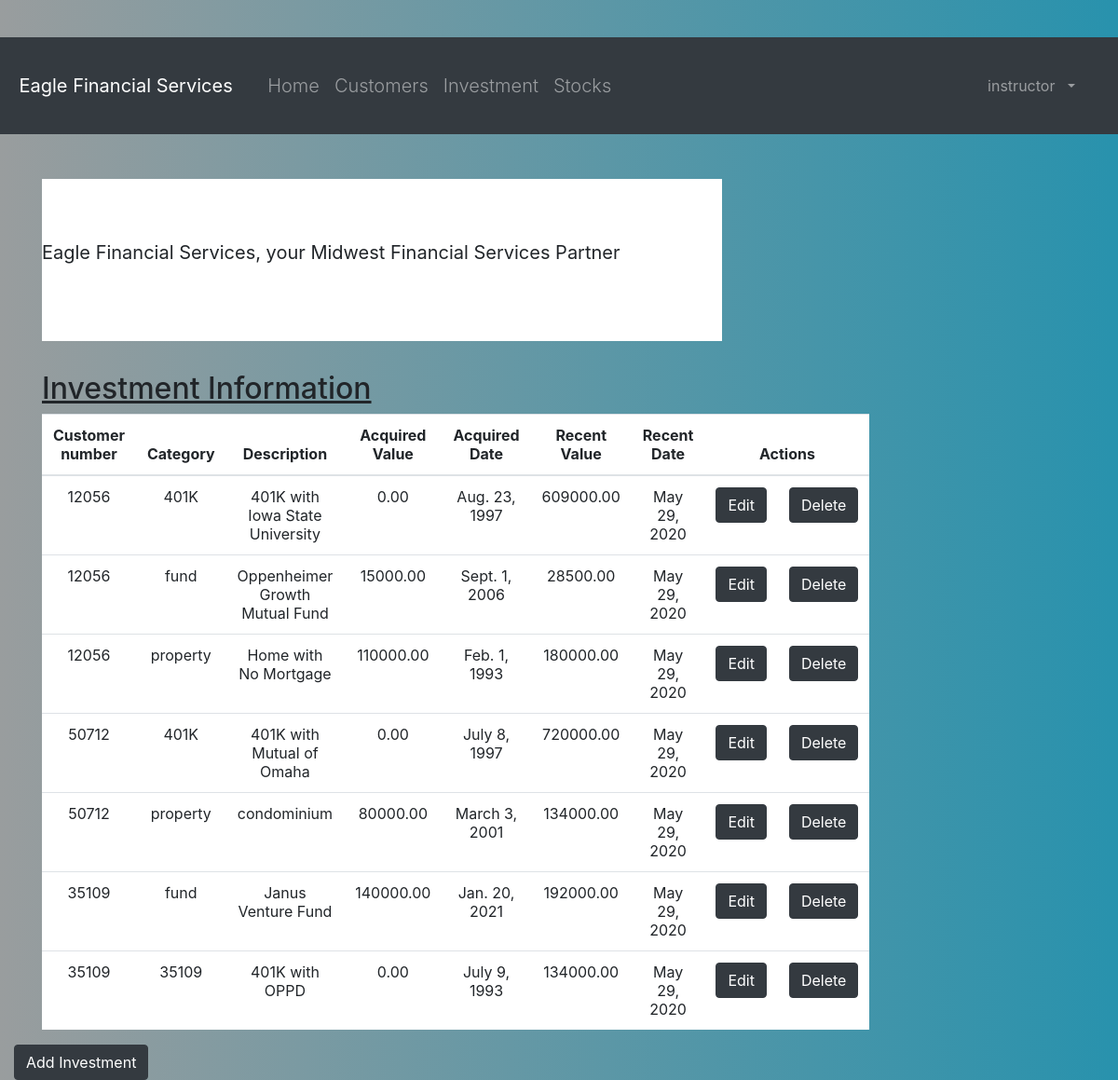
Page /investment_list (signed in) on the committed database.
### portfolio/models.py (models this page shows, shortened)
class Investment(models.Model):
    customer = models.ForeignKey(Customer, on_delete=models.CASCADE, related_name='investments')
    category = models.CharField(max_length=50)
    description = models.CharField(max_length=200)
    acquired_value = models.DecimalField(max_digits=10, decimal_places=2)
    acquired_date = models.DateField(default=timezone.now)
    recent_value = models.DecimalField(max_digits=10, decimal_places=2)
    recent_date = models.DateField(default=timezone.now, blank=True, null=True)

class Customer(models.Model):
    name = models.CharField(max_length=50)
    address = models.CharField(max_length=200)
    cust_number = models.IntegerField(blank=False, null=False)
    city = models.CharField(max_length=50)
    state = models.CharField(max_length=50)
    zipcode = models.CharField(max_length=10)
    email = models.EmailField(max_length=200)
    cell_phone = models.CharField(max_length=50)
    created_date = models.DateTimeField(
        default=timezone.now)
    updated_date = models.DateTimeField(auto_now_add=True)
    def __str__(self):
        return str(self.cust_number)

### portfolio/views.py (the view)
# urls.py: path('investment_list', views.investment_list, name='investment_list'),
@login_required
def investment_list(request):
    investments = Investment.objects.filter(acquired_date__lte=timezone.now())
    return render(request, 'portfolio/investment_list.html', {'investments': investments})

### portfolio/templates/portfolio/investment_list.html (shortened to what this page needs)
{% extends 'portfolio/base.html' %}
{% block content %}
<html lang="en">
    <body>
    <body>
  <header class="jumbotron jumbotron-fluid" style="background: white">
      <p class="lead text-nowrap"><b>Eagle Financial Services, your Midwest Financial Services Partner</b></p>
         </header>
    <div class="row">
        <h2 style="padding-left: 15Px"><u>Investment Information</u></h2>
    </div>
    <div>
        <table class="table table-hover table-responsive-lg text-center">
            <thead>
            <tr bgcolor="white">
                <th>Customer number</th>
                <th>Category</th>
                <th>Description</th>
                <th>Acquired Value</th>
                <th>Acquired Date</th>
                <th>Recent Value</th>
                <th>Recent Date</th>
                <th colspan="3">Actions</th>
            </tr>
            </thead>
            <tbody>
            {% for investment in investments %}
                <tr bgcolor="white">
                    <td>{{ investment.customer }}</td>
                    <td>{{ investment.category }}</td>
                    <td>{{ investment.description }}</td>
                    <td>{{ investment.acquired_value }}</td>
                    <td>{{investment.acquired_date}}</td>
                    <td>{{ investment.recent_value }}</td>
                    <td>{{ investment.recent_date }}</td>
                    <td><a href="{% url 'portfolio:investment_edit' pk=investment.pk %}"
                           class=" btn btn-dark">Edit</a></td>
                    <td><a href="{% url 'portfolio:investment_delete' pk=investment.pk %}"
                    onclick="return confirm('Are you sure you want to delete?')"
                    class=" btn btn-dark">Delete</a>
                    </td>
                    </tr>
            {% endfor %}
            </tbody>
        </table>
     <div class="row">
            <a href="{% url 'portfolio:investment_new' %}" class="row"><span
                    class="btn btn-dark">Add Investment</span></a>
        </div>
    </div>
    </body>
    </html>
{% endblock %}

### portfolio/templates/portfolio/base.html (shortened to what this page needs)
{% load static %}
<html lang="en">
<head>
  <link rel="stylesheet" href="https://maxcdn.bootstrapcdn.com/bootstrap/4.5.0/css/bootstrap.min.css">
</head>
<body>
 <button class="navbar-toggler" type="button" data-toggle="collapse"  data-target="#navbarCollapse" aria-controls="navbarCollapse"  aria-expanded="false" aria-label="Toggle navigation">
        <span class="navbar-toggler-icon">
        </span>
           </button>
 <nav class="navbar navbar-expand-md navbar-dark bg-dark mb-4">
           <a class="navbar-brand" href="/">Eagle Financial Services</a>
    {% if user.is_authenticated %}
        <div class="collapse navbar-collapse" id="collapsibleNavbar">
            <ul class="navbar-nav">
                <li class="nav-item lead"><a class=nav-link href="{% url 'portfolio:home' %}">Home</a></li>
                <li class="nav-item lead"><a class=nav-link href="{% url 'portfolio:customer_list' %}">Customers</a></li>
                <li class="nav-item lead"><a class=nav-link href="{% url 'portfolio:investment_list' %}">Investment</a></li>
                <li class="nav-item lead"><a class=nav-link href="{% url 'portfolio:stock_list' %}">Stocks</a></li>
            </ul>
    {% endif %}
    <div class="collapse navbar-collapse" id="navbarCollapse">
        {% if user.is_authenticated %}
            <ul class="navbar-nav ml-auto">
                <li class="nav-item">
                                   <a class="nav-link dropdown-toggle" href="#" id="userMenu" data-toggle="dropdown" aria-haspopup="true" aria-expanded="false">
                                       {{ user.username }}
                                   </a>
                </li>
            </ul>
        {% else %}
            <form class="form-inline ml-auto">
                <a href="{% url 'login' %}" class="btn btn-outline-secondary"> Log In</a>
                             <a class="navbar-brand" href="{% url 'portfolio:register' %}"> Sign Up </a>
            </form>
        {% endif %}
    </div>
</nav>
<div class="content container">
    <div class="row">
        <div class="col-md-8">
            {% block content %}{% endblock %}
        </div>
    </div>
</div>
</body>
</html>

### portfolio/templates/portfolio/base.html (style rules this page uses)
body,html { height: 100%; margin: 0; background: #7F7FD5; background: -webkit-linear-gradient(to right, #536366, #999d9e); background: linear-gradient(to right, #999d9e, #2892ad); }

### portfolio/templates/portfolio/investment_list.html (style rules this page uses)
body { background-color: beige; }

### rows in the picture
Investment: customer "12056", category "401K", description "401K with Iowa State University", acquired_value "0.00", acquired_date "Aug. 23, 1997", recent_value "609000.00", recent_date "May 29, 2020"
Investment: customer "12056", category "fund", description "Oppenheimer Growth Mutual Fund", acquired_value "15000.00", acquired_date "Sept. 1, 2006", recent_value "28500.00", recent_date "May 29, 2020"
Investment: customer "12056", category "property", description "Home with No Mortgage", acquired_value "110000.00", acquired_date "Feb. 1, 1993", recent_value "180000.00", recent_date "May 29, 2020"
Investment: customer "50712", category "401K", description "401K with Mutual of Omaha", acquired_value "0.00", acquired_date "July 8, 1997", recent_value "720000.00", recent_date "May 29, 2020"
Investment: customer "50712", category "property", description "condominium", acquired_value "80000.00", acquired_date "March 3, 2001", recent_value "134000.00", recent_date "May 29, 2020"
Investment: customer "35109", category "fund", description "Janus Venture Fund", acquired_value "140000.00", acquired_date "Jan. 20, 2021", recent_value "192000.00", recent_date "May 29, 2020"
Investment: customer "35109", category "35109", description "401K with OPPD", acquired_value "0.00", acquired_date "July 9, 1993", recent_value "134000.00", recent_date "May 29, 2020"

### other values in the picture
{{ user.username }} "instructor"
